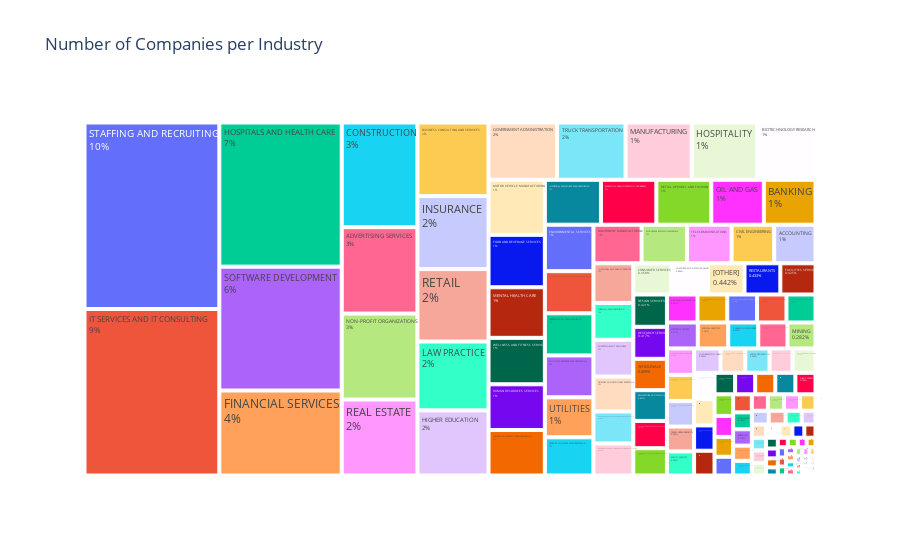

Here is the notebook cell this chart was saved with:
### Code cell
# Group by industry and count the number of companies in each industry
industry_counts = (
    df_companies.explode("industry")
    .groupby("industry")["company_id"]
    .count()
    .reset_index()
)

# Create a treemap to visualize the different industries and company counts
fig = px.treemap(
    industry_counts,
    path=["industry"],
    values="company_id",
    title="Number of Companies per Industry",
)

fig.update_traces(textinfo="label+percent entry")
fig.update_layout(transition_duration=0)
fig.show()

### Figure 1 — Plotly figure (JSON) as saved in the notebook; plotly's stock layout.template omitted (floating-point values rounded to 4 significant figures; data arrays with more than 128 entries replaced by an {"elided": "..."} marker saying what was removed)
{"data": [{"branchvalues": "total", "domain": {"x": [0, 1], "y": [0, 1]}, "hovertemplate": "labels=%{label}<br>company_id=%{value}<br>parent=%{parent}<br>id=%{id}<extra></extra>", "ids": {"elided": "145 str values"}, "labels": {"elided": "145 str values"}, "name": "", "parents": {"elided": "145 str values"}, "textinfo": "label+percent entry", "type": "treemap", "values": {"elided": "145 int values"}}], "layout": {"legend": {"tracegroupgap": 0}, "title": {"text": "Number of Companies per Industry"}, "transition": {"duration": 0}}}
